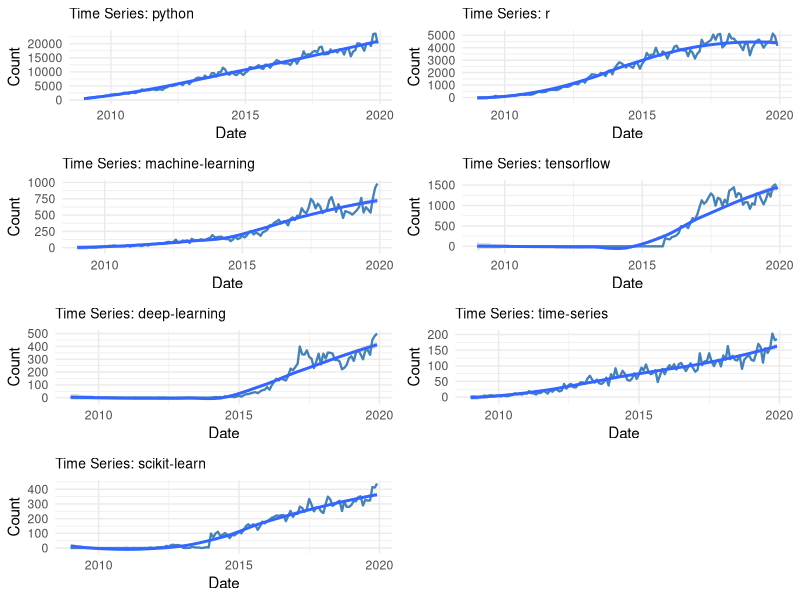
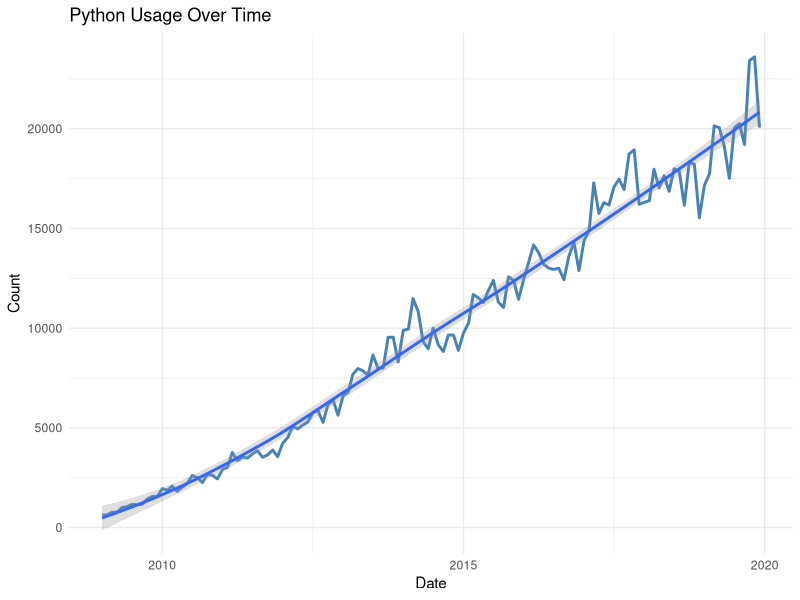
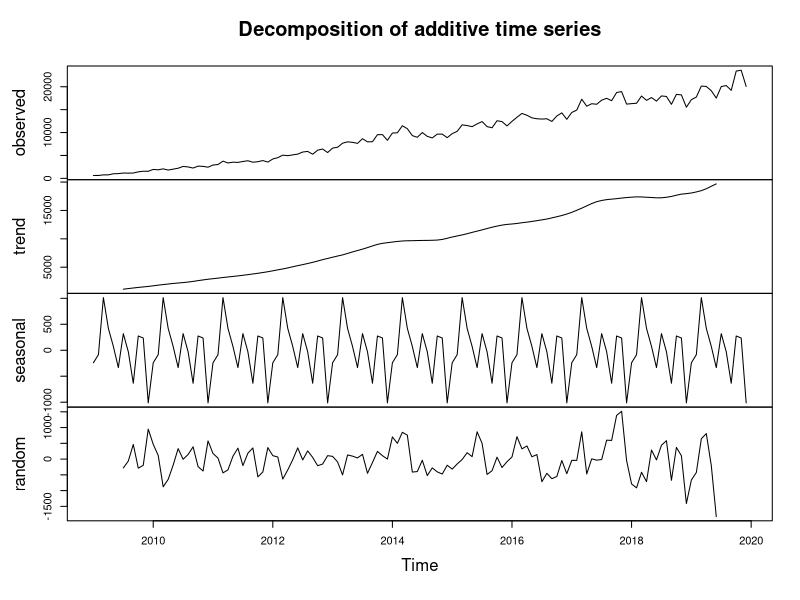
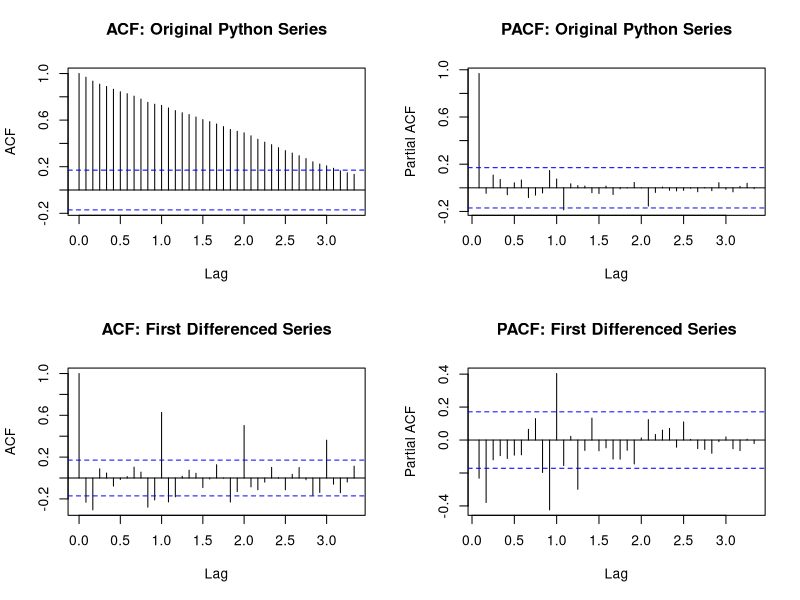
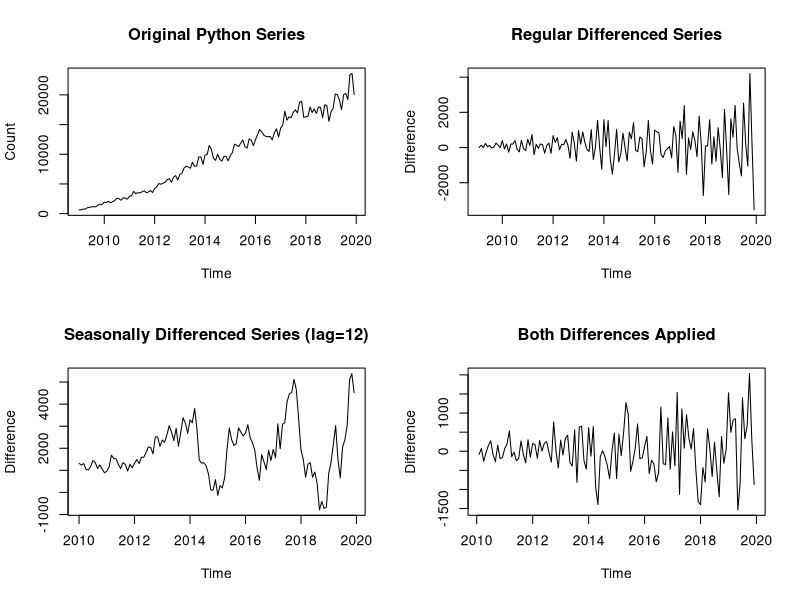
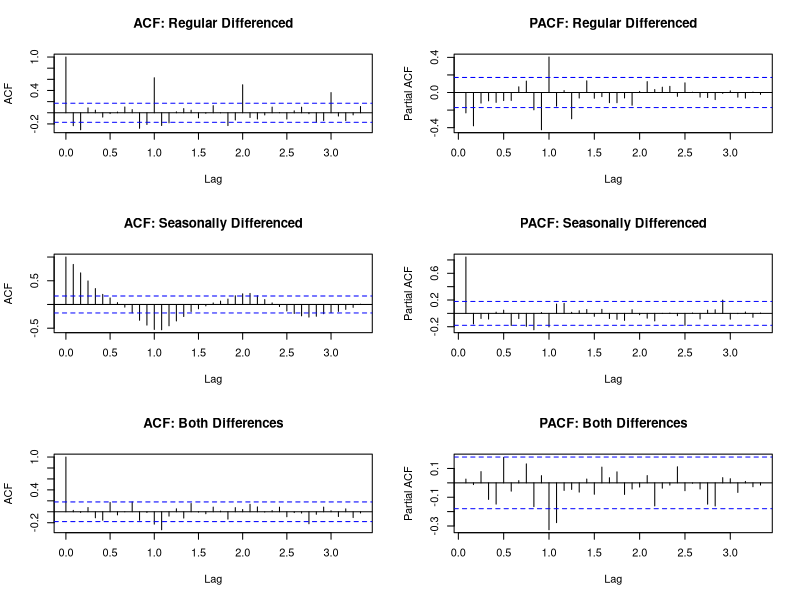
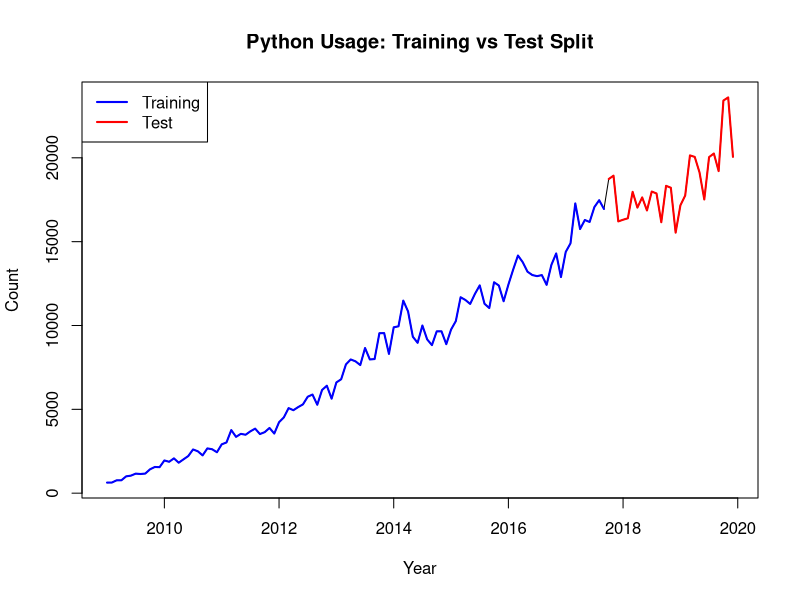
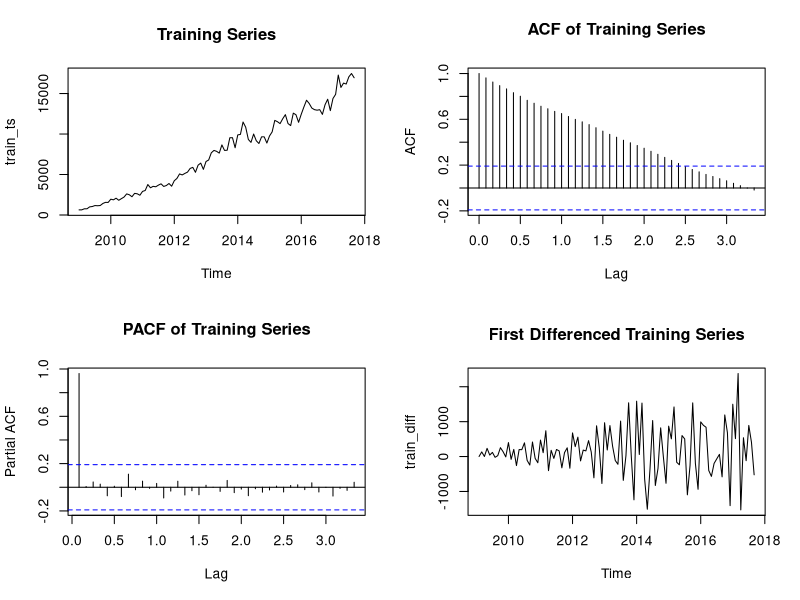

R code for these plots, in order:
## ---- chunk 1
knitr::opts_chunk$set(echo = TRUE)
## ---- chunk 2
library(tidyverse)
library(forecast)
library(tseries)
library(ggplot2)
library(lubridate)
library(gridExtra)
library(reshape2)
## ---- chunk 3
# Load the data
data <- read.csv("data.csv")

# Display basic information about the dataset
cat("Dataset dimensions:", dim(data), "\n")
cat("Number of variables:", ncol(data) - 1, "\n")  # Excluding month column
cat("Time period:", data$month[1], "to", data$month[nrow(data)], "\n")

# Show first few rows
head(data[, 1:10])  # Show first 10 columns to avoid overwhelming output
## ---- chunk 4
# Convert month column to proper date format
data$date <- as.Date(paste0("01-", data$month), format = "%d-%y-%b")

# Remove any rows with NA dates
data <- data[!is.na(data$date),]

# Sort by date
data <- data[order(data$date),]

# Print date range for verification
cat("Date range:", as.character(range(data$date)), "\n")

# Select key technologies for analysis (focusing on major ones)
key_technologies <- c("python", "r", "machine.learning", "tensorflow",
                      "deep.learning", "time.series", "scikit.learn")

# Create a subset for focused analysis
tech_data <- data[, c("date", key_technologies)]

# Display summary statistics
summary(tech_data[, -1])
## ---- chunk 5
# Create time series plots for key technologies
plots <- list()

for (i in 2:ncol(tech_data)) {
  tech_name <- names(tech_data)[i]

  p <- ggplot(tech_data, aes(x = date, y = .data[[tech_name]])) +
    geom_line(color = "steelblue", size = 0.8) +
    geom_smooth(method = "loess", se = TRUE, alpha = 0.3) +
    labs(title = paste("Time Series:", str_replace_all(tech_name, "\\.", "-")),
         x = "Date", y = "Count") +
    theme_minimal() +
    theme(plot.title = element_text(size = 10))

  plots[[tech_name]] <- p
}

# Arrange plots in a grid
if (length(plots) > 0) {
  do.call(grid.arrange, c(plots, ncol = 2))
} else {
  cat("No plots to display - check data processing\n")
}

# Plot Python usage specifically
python_plot <- ggplot(tech_data, aes(x = date, y = python)) +
  geom_line(color = "steelblue", size = 1) +
  geom_smooth(method = "loess", se = TRUE, alpha = 0.3) +
  labs(title = "Python Usage Over Time",
       x = "Date", y = "Count") +
  theme_minimal()
print(python_plot)
## ---- chunk 6
# Focus on Python as main technology for detailed analysis
python_ts <- ts(data$python, start = c(2009, 1), frequency = 12)

# Decompose the time series
python_decomp <- decompose(python_ts)

# Plot decomposition
plot(python_decomp)

# Calculate trend statistics
cat("Python usage trend analysis:\n")
cat("Mean:", mean(python_ts), "\n")
cat("Standard deviation:", sd(python_ts), "\n")
cat("Coefficient of variation:", sd(python_ts) / mean(python_ts), "\n")
## ---- chunk 7
# Augmented Dickey-Fuller test for stationarity
adf_test <- adf.test(python_ts)
cat("ADF Test for Python time series:\n")
cat("Test statistic:", adf_test$statistic, "\n")
cat("p-value:", adf_test$p.value, "\n")
cat("Result:", ifelse(adf_test$p.value < 0.05, "Stationary", "Non-stationary"), "\n\n")

# KPSS test
kpss_test <- kpss.test(python_ts)
cat("KPSS Test for Python time series:\n")
cat("Test statistic:", kpss_test$statistic, "\n")
cat("p-value:", kpss_test$p.value, "\n")
cat("Result:", ifelse(kpss_test$p.value > 0.05, "Stationary", "Non-stationary"), "\n")
## ---- chunk 8
# ACF and PACF analysis for original and differenced series
par(mfrow = c(2, 2))

# Original series
acf(python_ts, main = "ACF: Original Python Series", lag.max = 40)
pacf(python_ts, main = "PACF: Original Python Series", lag.max = 40)

# First differenced series (for stationarity)
python_diff <- diff(python_ts)
acf(python_diff, main = "ACF: First Differenced Series", lag.max = 40)
pacf(python_diff, main = "PACF: First Differenced Series", lag.max = 40)

par(mfrow = c(1, 1))
## ---- chunk 9
# Test stationarity of regular differenced series
adf_diff <- adf.test(python_diff)
cat("=== COMPREHENSIVE DIFFERENCING ANALYSIS ===\n\n")

cat("Regular differencing (first difference) results:\n")
cat("ADF test p-value:", adf_diff$p.value, "\n")
cat("Result:", ifelse(adf_diff$p.value < 0.05, "Stationary", "Non-stationary"), "\n\n")

# Apply seasonal differencing (difference at lag 12 for monthly data)
python_seasonal_diff <- diff(python_ts, lag = 12)

# Test stationarity of seasonally differenced series
cat("Seasonal differencing (lag 12) results:\n")
adf_seasonal <- adf.test(python_seasonal_diff)
cat("ADF test p-value:", adf_seasonal$p.value, "\n")
cat("Result:", ifelse(adf_seasonal$p.value < 0.05, "Stationary", "Non-stationary"), "\n\n")

# Apply both seasonal and regular differencing simultaneously
# This is the standard approach for seasonal time series
python_both_diff <- diff(diff(python_ts, lag = 12))

cat("Both seasonal and regular differencing:\n")
adf_both <- adf.test(python_both_diff)
cat("ADF test p-value:", adf_both$p.value, "\n")
cat("Result:", ifelse(adf_both$p.value < 0.05, "Stationary", "Non-stationary"), "\n\n")

# Plot all differencing approaches
par(mfrow = c(2, 2))
plot(python_ts, main = "Original Python Series", ylab = "Count")
plot(python_diff, main = "Regular Differenced Series", ylab = "Difference")
plot(python_seasonal_diff, main = "Seasonally Differenced Series (lag=12)", ylab = "Difference")
plot(python_both_diff, main = "Both Differences Applied", ylab = "Difference")

par(mfrow = c(1, 1))
## ---- chunk 10
# ACF and PACF analysis of differenced series for model identification
par(mfrow = c(3, 2))

# Regular differenced series
acf(python_diff, main = "ACF: Regular Differenced", lag.max = 40, na.action = na.pass)
pacf(python_diff, main = "PACF: Regular Differenced", lag.max = 40, na.action = na.pass)

# Seasonally differenced series
acf(python_seasonal_diff, main = "ACF: Seasonally Differenced", lag.max = 40, na.action = na.pass)
pacf(python_seasonal_diff, main = "PACF: Seasonally Differenced", lag.max = 40, na.action = na.pass)

# Double differencing (both seasonal and regular) - primary series for model identification
acf(python_both_diff, main = "ACF: Both Differences", lag.max = 40, na.action = na.pass)
pacf(python_both_diff, main = "PACF: Both Differences", lag.max = 40, na.action = na.pass)

par(mfrow = c(1, 1))
## ---- chunk 11
# Calculate split point (80% for training, 20% for testing)
total_obs <- length(python_ts)
train_size <- floor(0.8 * total_obs)

# Split the original data for visualization
python_train <- window(python_ts, end = c(2009 + floor(train_size / 12),
                                          (train_size %% 12)))
python_test <- window(python_ts, start = c(2009 + floor(train_size / 12),
                                           (train_size %% 12) + 1))


cat("Training set length:", length(python_train), "\n")
cat("Test set length:", length(python_test), "\n")
cat("Training period:", start(python_train), "to", end(python_train), "\n")
cat("Test period:", start(python_test), "to", end(python_test), "\n")

# Plot the split
plot(python_ts, main = "Python Usage: Training vs Test Split",
     ylab = "Count", xlab = "Year")
lines(python_train, col = "blue", lwd = 2)
lines(python_test, col = "red", lwd = 2)
legend("topleft", legend = c("Training", "Test"),
       col = c("blue", "red"), lwd = 2)
## ---- chunk 12
# Use original training data for model development
train_ts <- python_train

# Plot ACF and PACF to identify initial parameters
par(mfrow = c(2, 2))
plot(train_ts, main = "Training Series")
acf(train_ts, main = "ACF of Training Series", lag.max = 40)
pacf(train_ts, main = "PACF of Training Series", lag.max = 40)

# Check if differencing is needed
adf_train <- adf.test(train_ts)
cat("ADF test p-value for training series:", adf_train$p.value, "\n")

# Apply first difference if needed
if (adf_train$p.value > 0.05) {
  train_diff <- diff(train_ts)
  plot(train_diff, main = "First Differenced Training Series")

  # Test stationarity of differenced series
  adf_diff <- adf.test(train_diff)
  cat("ADF test p-value for differenced series:", adf_diff$p.value, "\n")

  # ACF/PACF of differenced series
  par(mfrow = c(1, 2))
  acf(train_diff, main = "ACF of Differenced Series", lag.max = 40)
  pacf(train_diff, main = "PACF of Differenced Series", lag.max = 40)
}

par(mfrow = c(1, 1))
## ---- chunk 13
# Define candidate SARIMA models based on ACF/PACF analysis
models_to_test <- list(
  list(order = c(1, 1, 0), seasonal = c(1, 1, 1)),
  list(order = c(1, 1, 0), seasonal = c(0, 1, 1)),
  list(order = c(1, 1, 0), seasonal = c(1, 1, 0)),
  list(order = c(1, 1, 0), seasonal = c(1, 0, 0)),
  list(order = c(1, 1, 0), seasonal = c(0, 0, 1)),
  list(order = c(0, 1, 1), seasonal = c(0, 0, 0)),
  list(order = c(1, 1, 1), seasonal = c(1, 1, 1)),
  list(order = c(1, 1, 1), seasonal = c(0, 1, 1)),
  list(order = c(1, 1, 1), seasonal = c(1, 1, 0)),
  list(order = c(1, 1, 1), seasonal = c(1, 0, 0)),
  list(order = c(1, 1, 1), seasonal = c(0, 0, 1)),
  list(order = c(0, 1, 2), seasonal = c(0, 0, 0))
)

# Store model results
model_results <- data.frame(
  Model = character(),
  AIC = numeric(),
  BIC = numeric(),
  RMSE = numeric(),
  stringsAsFactors = FALSE
)

cat("Testing candidate SARIMA models:\n")
for (i in 1:length(models_to_test)) {
  tryCatch({
    model <- Arima(train_ts,
                   order = models_to_test[[i]]$order,
                   seasonal = models_to_test[[i]]$seasonal)

    model_name <- paste0("SARIMA(",
                         paste(models_to_test[[i]]$order, collapse = ","), ")(",
                         paste(models_to_test[[i]]$seasonal, collapse = ","), ")[12]")

    # Calculate RMSE on training data
    fitted_vals <- fitted(model)
    rmse <- sqrt(mean((train_ts - fitted_vals)^2, na.rm = TRUE))

    model_results <- rbind(model_results, data.frame(
      Model = model_name,
      AIC = model$aic,
      BIC = model$bic,
      RMSE = rmse
    ))

    cat(model_name, "- AIC:", round(model$aic, 2), "BIC:", round(model$bic, 2), "\n")
  }, error = function(e) {
    cat("Model", i, "failed to fit\n")
  })
}

# Display results sorted by AIC
model_results <- model_results[order(model_results$AIC),]
print(model_results)
## ---- chunk 14
# Use auto.arima for SARIMA model selection
auto_sarima <- auto.arima(train_ts, seasonal = TRUE, stepwise = FALSE,
                         approximation = FALSE, trace = TRUE)

cat("Auto-selected SARIMA model:\n")
print(auto_sarima)

# Use auto.arima for non-seasonal ARIMA model selection
auto_arima <- auto.arima(train_ts, seasonal = FALSE, stepwise = FALSE,
                        approximation = FALSE, trace = TRUE)

cat("\nAuto-selected ARIMA (non-seasonal) model:\n")
print(auto_arima)

# Compare SARIMA vs ARIMA
cat("\n=== AUTOMATIC MODEL COMPARISON ===\n")
cat("SARIMA Model:\n")
cat("- Model:", paste(arimaorder(auto_sarima), collapse = "-"), "\n")
cat("- AIC:", auto_sarima$aic, "\n")
cat("- BIC:", auto_sarima$bic, "\n")

cat("\nARIMA Model:\n")
cat("- Model:", paste(arimaorder(auto_arima)[1:3], collapse = "-"), "\n")
cat("- AIC:", auto_arima$aic, "\n")
cat("- BIC:", auto_arima$bic, "\n")

# Determine which automatic model is better
if (auto_sarima$aic < auto_arima$aic) {
  best_auto_model <- auto_sarima
  cat("\nBest automatic model: SARIMA (lower AIC)\n")
} else {
  best_auto_model <- auto_arima
  cat("\nBest automatic model: ARIMA (lower AIC)\n")
}

cat("\nModel summary for best automatic model:\n")
summary(best_auto_model)
## ---- chunk 15
# Use best automatic model for detailed analysis
best_sarima <- best_auto_model

cat("Best model coefficients:\n")
print(coef(best_sarima))

cat("\nStandard errors:\n")
print(sqrt(diag(best_sarima$var.coef)))

cat("\nT-statistics:\n")
t_stats <- coef(best_sarima) / sqrt(diag(best_sarima$var.coef))
print(t_stats)

cat("\nP-values:\n")
p_values <- 2 * (1 - pnorm(abs(t_stats)))
print(p_values)

# Parameter significance (p < 0.05)
significant_params <- p_values < 0.05
cat("\nSignificant parameters (p < 0.05):\n")
print(significant_params)

# Model type identification
if (length(arimaorder(best_sarima)) == 6) {
  cat("\nSelected model type: SARIMA\n")
  cat("Model specification:", paste(arimaorder(best_sarima), collapse = "-"), "\n")
} else {
  cat("\nSelected model type: ARIMA (non-seasonal)\n")
  cat("Model specification:", paste(arimaorder(best_sarima)[1:3], collapse = "-"), "\n")
}
## ---- chunk 16
# Residual analysis
residuals_sarima <- residuals(best_sarima)

par(mfrow = c(2, 3))
# 1. Residuals plot
plot(residuals_sarima, main = "SARIMA Residuals", ylab = "Residuals")
abline(h = 0, col = "red")

# 2. ACF of residuals
acf(residuals_sarima, main = "ACF of Residuals", na.action = na.pass)

# 3. PACF of residuals
pacf(residuals_sarima, main = "PACF of Residuals", na.action = na.pass)

# 4. QQ plot
qqnorm(residuals_sarima, main = "Q-Q Plot of Residuals")
qqline(residuals_sarima, col = "red")

# 5. Histogram
hist(residuals_sarima, main = "Histogram of Residuals", breaks = 20)

# 6. Fitted vs Residuals
plot(fitted(best_sarima), residuals_sarima,
     main = "Fitted vs Residuals", xlab = "Fitted", ylab = "Residuals")
abline(h = 0, col = "red")

par(mfrow = c(1, 1))

# Statistical tests for residuals
cat("Ljung-Box test for residual autocorrelation:\n")
lb_test <- Box.test(residuals_sarima, lag = 20, type = "Ljung-Box")
print(lb_test)
## ---- chunk 17
# Manual ETS models - using valid combinations
cat("Fitting ETS models:\n")
ets_models <- list()

# Try different ETS model combinations with error handling
model_specs <- list(
  "ETS(A,A,A)" = "AAA",
  "ETS(M,A,A)" = "MAA",
  "ETS(M,A,M)" = "MAM"
)

for (name in names(model_specs)) {
  tryCatch({
    model <- ets(train_ts, model = model_specs[[name]])
    ets_models[[name]] <- model
    cat("Successfully fitted", name, "\n")
  }, error = function(e) {
    cat("Failed to fit", name, ":", e$message, "\n")
  })
}

# Compare manual ETS models
ets_manual_comparison <- data.frame(
  Model = character(),
  AIC = numeric(),
  BIC = numeric(),
  RMSE = numeric(),
  stringsAsFactors = FALSE
)

# Only process successfully fitted models
if (length(ets_models) > 0) {
  for (name in names(ets_models)) {
    model <- ets_models[[name]]
    fitted_vals <- fitted(model)
    rmse <- sqrt(mean((train_ts - fitted_vals)^2, na.rm = TRUE))

    ets_manual_comparison <- rbind(ets_manual_comparison, data.frame(
      Model = name,
      AIC = model$aic,
      BIC = model$bic,
      RMSE = rmse
    ))
  }

  ets_manual_comparison <- ets_manual_comparison[order(ets_manual_comparison$AIC),]
  print(ets_manual_comparison)
} else {
  cat("No manual ETS models fitted successfully\n")
}
## ---- chunk 18
# Automatic ETS model selection
ets_auto <- ets(train_ts)
cat("Auto-selected ETS model:\n")
print(ets_auto)

# Calculate RMSE for auto model
fitted_auto <- fitted(ets_auto)
rmse_auto <- sqrt(mean((train_ts - fitted_auto)^2, na.rm = TRUE))

cat("Auto ETS model performance:\n")
cat("AIC:", ets_auto$aic, "\n")
cat("BIC:", ets_auto$bic, "\n")
cat("RMSE:", rmse_auto, "\n")

# Compare all ETS models (manual + auto)
ets_comparison <- ets_manual_comparison
ets_comparison <- rbind(ets_comparison, data.frame(
  Model = "ETS(Auto)",
  AIC = ets_auto$aic,
  BIC = ets_auto$bic,
  RMSE = rmse_auto
))

ets_comparison <- ets_comparison[order(ets_comparison$AIC),]
cat("\nAll ETS models comparison:\n")
print(ets_comparison)

# Select best ETS model
best_ets <- ets_auto
## ---- chunk 19
cat("=== MODEL COMPARISON SUMMARY ===\n\n")

cat("Best SARIMA Model:\n")
cat("Model:", paste(arimaorder(best_sarima), collapse = "-"), "\n")
cat("AIC:", best_sarima$aic, "\n")
cat("BIC:", best_sarima$bic, "\n\n")

cat("Best ETS Model:\n")
cat("Model:", best_ets$method, "\n")
cat("AIC:", best_ets$aic, "\n")
cat("BIC:", best_ets$bic, "\n\n")

# Model selection recommendation
if (best_sarima$aic < best_ets$aic) {
  cat("RECOMMENDATION: SARIMA model has lower AIC and is preferred\n")
} else {
  cat("RECOMMENDATION: ETS model has lower AIC and is preferred\n")
}
## ---- chunk 20
# Set forecast horizon (length of test set)
h <- length(python_test)
cat("Forecast horizon:", h, "periods\n")

# Generate forecasts from best models
forecast_sarima <- forecast(best_sarima, h = h)
forecast_ets <- forecast(best_ets, h = h)

# Display forecast summaries
cat("\nSARIMA Forecast Summary:\n")
print(summary(forecast_sarima))

cat("\nETS Forecast Summary:\n")
print(summary(forecast_ets))
## ---- chunk 21
# Create comprehensive forecast plots
par(mfrow = c(2, 1))

# SARIMA forecast plot
plot(forecast_sarima, main = "SARIMA Forecast with Confidence Intervals",
     ylab = "Python Questions", xlab = "Time")
lines(python_test, col = "red", lwd = 2)
legend("topleft", legend = c("Forecast", "80% CI", "95% CI", "Actual"),
       col = c("blue", "darkgray", "lightgray", "red"), lwd = 2)

# ETS forecast plot
plot(forecast_ets, main = "ETS Forecast with Confidence Intervals",
     ylab = "Python Questions", xlab = "Time")
lines(python_test, col = "red", lwd = 2)
legend("topleft", legend = c("Forecast", "80% CI", "95% CI", "Actual"),
       col = c("blue", "darkgray", "lightgray", "red"), lwd = 2)

par(mfrow = c(1, 1))

# Combined comparison plot
plot(python_ts, main = "Forecast Comparison: SARIMA vs ETS vs Actual",
     ylab = "Python Questions", xlab = "Time", xlim = c(2009, 2019))
lines(forecast_sarima$mean, col = "blue", lwd = 2)
lines(forecast_ets$mean, col = "green", lwd = 2)
lines(python_test, col = "red", lwd = 2)
legend("topleft", legend = c("Original", "SARIMA", "ETS", "Actual Test"),
       col = c("black", "blue", "green", "red"), lwd = 2)
## ---- chunk 22
# Calculate accuracy measures
accuracy_sarima <- accuracy(forecast_sarima, python_test)
accuracy_ets <- accuracy(forecast_ets, python_test)

cat("=== FORECAST ACCURACY COMPARISON ===\n\n")

cat("SARIMA Model Accuracy:\n")
print(accuracy_sarima)

cat("\nETS Model Accuracy:\n")
print(accuracy_ets)

# Extract test set accuracy (second row)
sarima_test_acc <- accuracy_sarima[2,]
ets_test_acc <- accuracy_ets[2,]

# Create comparison table
accuracy_comparison <- data.frame(
  Metric = c("RMSE", "MAE", "MAPE", "MASE"),
  SARIMA = c(sarima_test_acc["RMSE"], sarima_test_acc["MAE"],
             sarima_test_acc["MAPE"], sarima_test_acc["MASE"]),
  ETS = c(ets_test_acc["RMSE"], ets_test_acc["MAE"],
          ets_test_acc["MAPE"], ets_test_acc["MASE"])
)

cat("\nAccuracy Metrics Comparison:\n")
print(accuracy_comparison)

# Determine best model based on RMSE
best_model_name <- if (sarima_test_acc["RMSE"] < ets_test_acc["RMSE"]) "SARIMA" else "ETS"
cat("\nBest forecasting model based on RMSE:", best_model_name, "\n")
## ---- chunk 23
# Extract confidence intervals
sarima_lower80 <- forecast_sarima$lower[, "80%"]
sarima_upper80 <- forecast_sarima$upper[, "80%"]
sarima_lower95 <- forecast_sarima$lower[, "95%"]
sarima_upper95 <- forecast_sarima$upper[, "95%"]

ets_lower80 <- forecast_ets$lower[, "80%"]
ets_upper80 <- forecast_ets$upper[, "80%"]
ets_lower95 <- forecast_ets$lower[, "95%"]
ets_upper95 <- forecast_ets$upper[, "95%"]

# Check coverage probability
actual_values <- as.numeric(python_test)
sarima_forecasts <- as.numeric(forecast_sarima$mean)
ets_forecasts <- as.numeric(forecast_ets$mean)

# Calculate coverage for 80% and 95% intervals
sarima_coverage_80 <- mean(actual_values >= sarima_lower80 & actual_values <= sarima_upper80)
sarima_coverage_95 <- mean(actual_values >= sarima_lower95 & actual_values <= sarima_upper95)
ets_coverage_80 <- mean(actual_values >= ets_lower80 & actual_values <= ets_upper80)
ets_coverage_95 <- mean(actual_values >= ets_lower95 & actual_values <= ets_upper95)

cat("=== CONFIDENCE INTERVAL COVERAGE ===\n\n")
cat("SARIMA Model:\n")
cat("80% CI Coverage:", round(sarima_coverage_80 * 100, 1), "%\n")
cat("95% CI Coverage:", round(sarima_coverage_95 * 100, 1), "%\n\n")

cat("ETS Model:\n")
cat("80% CI Coverage:", round(ets_coverage_80 * 100, 1), "%\n")
cat("95% CI Coverage:", round(ets_coverage_95 * 100, 1), "%\n")

# Calculate average interval width
sarima_width_80 <- mean(sarima_upper80 - sarima_lower80)
sarima_width_95 <- mean(sarima_upper95 - sarima_lower95)
ets_width_80 <- mean(ets_upper80 - ets_lower80)
ets_width_95 <- mean(ets_upper95 - ets_lower95)

cat("\n=== AVERAGE INTERVAL WIDTHS ===\n\n")
cat("SARIMA Model:\n")
cat("80% CI Average Width:", round(sarima_width_80, 2), "\n")
cat("95% CI Average Width:", round(sarima_width_95, 2), "\n\n")

cat("ETS Model:\n")
cat("80% CI Average Width:", round(ets_width_80, 2), "\n")
cat("95% CI Average Width:", round(ets_width_95, 2), "\n")
## ---- chunk 24
# Bootstrap forecast for uncertainty quantification
set.seed(123)  # For reproducibility

# Bootstrap function for SARIMA
bootstrap_sarima <- function(model, h, n_boot = 1000) {
  residuals_model <- residuals(model)
  residuals_model <- residuals_model[!is.na(residuals_model)]

  # Store bootstrap forecasts
  boot_forecasts <- matrix(NA, nrow = n_boot, ncol = h)

  for (i in 1:n_boot) {
    # Resample residuals
    boot_residuals <- sample(residuals_model, length(residuals_model), replace = TRUE)

    # Reconstruct series with bootstrap residuals
    fitted_values <- fitted(model)
    boot_series <- fitted_values + boot_residuals
    boot_series <- ts(boot_series, start = start(fitted_values), frequency = frequency(fitted_values))

    # Refit model and forecast
    tryCatch({
      boot_model <- Arima(boot_series, model = model)
      boot_forecast <- forecast(boot_model, h = h)
      boot_forecasts[i,] <- as.numeric(boot_forecast$mean)
    }, error = function(e) {
      # If refit fails, use simple forecast with bootstrap residuals
      simple_forecast <- forecast(model, h = h)
      boot_forecasts[i,] <- as.numeric(simple_forecast$mean) +
        sample(residuals_model, h, replace = TRUE)
    })
  }

  return(boot_forecasts)
}

cat("Performing bootstrap forecast analysis...\n")
cat("This may take a few moments...\n")

# Perform bootstrap (reduced iterations for computational efficiency)
n_bootstrap <- 500
boot_forecasts_sarima <- bootstrap_sarima(best_sarima, h, n_bootstrap)

# Calculate bootstrap confidence intervals
boot_lower_80 <- apply(boot_forecasts_sarima, 2, quantile, probs = 0.1, na.rm = TRUE)
boot_upper_80 <- apply(boot_forecasts_sarima, 2, quantile, probs = 0.9, na.rm = TRUE)
boot_lower_95 <- apply(boot_forecasts_sarima, 2, quantile, probs = 0.025, na.rm = TRUE)
boot_upper_95 <- apply(boot_forecasts_sarima, 2, quantile, probs = 0.975, na.rm = TRUE)
boot_mean <- apply(boot_forecasts_sarima, 2, mean, na.rm = TRUE)

# Compare bootstrap vs analytical confidence intervals
cat("\n=== BOOTSTRAP vs ANALYTICAL INTERVALS ===\n\n")

# Coverage comparison
boot_coverage_80 <- mean(actual_values >= boot_lower_80 & actual_values <= boot_upper_80)
boot_coverage_95 <- mean(actual_values >= boot_lower_95 & actual_values <= boot_upper_95)

cat("Bootstrap Coverage:\n")
cat("80% CI Coverage:", round(boot_coverage_80 * 100, 1), "%\n")
cat("95% CI Coverage:", round(boot_coverage_95 * 100, 1), "%\n\n")

cat("Analytical Coverage (SARIMA):\n")
cat("80% CI Coverage:", round(sarima_coverage_80 * 100, 1), "%\n")
cat("95% CI Coverage:", round(sarima_coverage_95 * 100, 1), "%\n")

# Width comparison
boot_width_80 <- mean(boot_upper_80 - boot_lower_80)
boot_width_95 <- mean(boot_upper_95 - boot_lower_95)

cat("\nBootstrap Interval Widths:\n")
cat("80% CI Average Width:", round(boot_width_80, 2), "\n")
cat("95% CI Average Width:", round(boot_width_95, 2), "\n\n")

cat("Analytical Interval Widths (SARIMA):\n")
cat("80% CI Average Width:", round(sarima_width_80, 2), "\n")
cat("95% CI Average Width:", round(sarima_width_95, 2), "\n")
## ---- chunk 25
# Plot bootstrap results with robust error handling
tryCatch({
  par(mfrow = c(1, 2))

  # Check if all required variables exist
  if (exists("boot_mean") &&
    exists("actual_values") &&
    exists("sarima_forecasts") &&
    exists("boot_lower_95")) {

    # Convert to numeric vectors to avoid time series issues
    time_vals <- as.numeric(time(python_test))
    actual_vals <- as.numeric(actual_values)
    boot_vals <- as.numeric(boot_mean)
    sarima_vals <- as.numeric(sarima_forecasts)

    # Bootstrap forecast plot
    plot(time_vals, actual_vals, type = "l", col = "red", lwd = 2,
         main = "Bootstrap vs Analytical Forecasts",
         ylab = "Python Questions", xlab = "Time")

    # Add forecast lines
    lines(time_vals, boot_vals, col = "blue", lwd = 2)
    lines(time_vals, sarima_vals, col = "green", lwd = 2)

    # Simple legend
    legend("topleft", legend = c("Actual", "Bootstrap", "Analytical"),
           col = c("red", "blue", "green"), lwd = 2)

    # Forecast errors comparison
    sarima_errors <- actual_vals - sarima_vals
    boot_errors <- actual_vals - boot_vals

    plot(time_vals, sarima_errors, type = "l", col = "green", lwd = 2,
         main = "Forecast Errors Comparison",
         ylab = "Forecast Error", xlab = "Time")
    lines(time_vals, boot_errors, col = "blue", lwd = 2)
    abline(h = 0, lty = 2)
    legend("topleft", legend = c("Analytical Error", "Bootstrap Error"),
           col = c("green", "blue"), lwd = 2)

  } else {
    cat("Bootstrap results not available for plotting\n")
    plot.new()
    text(0.5, 0.5, "Bootstrap analysis not completed", cex = 1.5)
    plot.new()
    text(0.5, 0.5, "Error analysis not available", cex = 1.5)
  }

  par(mfrow = c(1, 1))

}, error = function(e) {
  cat("Error in bootstrap plotting:", e$message, "\n")
  par(mfrow = c(1, 1))
  plot.new()
  text(0.5, 0.5, "Bootstrap plotting failed", cex = 1.5)
})
## ---- chunk 26
cat("=== COMPREHENSIVE FORECAST PERFORMANCE SUMMARY ===\n\n")

# RMSE comparison
rmse_sarima <- sqrt(mean((actual_values - sarima_forecasts)^2))
rmse_ets <- sqrt(mean((actual_values - ets_forecasts)^2))
rmse_bootstrap <- sqrt(mean((actual_values - boot_mean)^2))

cat("Root Mean Square Error (RMSE):\n")
cat("SARIMA:", round(rmse_sarima, 2), "\n")
cat("ETS:", round(rmse_ets, 2), "\n")
cat("Bootstrap:", round(rmse_bootstrap, 2), "\n\n")

# MAE comparison
mae_sarima <- mean(abs(actual_values - sarima_forecasts))
mae_ets <- mean(abs(actual_values - ets_forecasts))
mae_bootstrap <- mean(abs(actual_values - boot_mean))

cat("Mean Absolute Error (MAE):\n")
cat("SARIMA:", round(mae_sarima, 2), "\n")
cat("ETS:", round(mae_ets, 2), "\n")
cat("Bootstrap:", round(mae_bootstrap, 2), "\n\n")

# Overall best model
best_overall <- which.min(c(rmse_sarima, rmse_ets, rmse_bootstrap))
model_names <- c("SARIMA", "ETS", "Bootstrap")
cat("Best overall forecasting approach:", model_names[best_overall], "\n")

# Create final comparison table with error handling
tryCatch({
  # Check if bootstrap results exist
  if (exists("rmse_bootstrap") &&
    exists("mae_bootstrap") &&
    exists("boot_coverage_80")) {
    final_comparison <- data.frame(
      Model = c("SARIMA", "ETS", "Bootstrap"),
      RMSE = c(rmse_sarima, rmse_ets, rmse_bootstrap),
      MAE = c(mae_sarima, mae_ets, mae_bootstrap),
      Coverage_80 = c(sarima_coverage_80, ets_coverage_80, boot_coverage_80),
      Coverage_95 = c(sarima_coverage_95, ets_coverage_95, boot_coverage_95),
      stringsAsFactors = FALSE
    )
  } else {
    final_comparison <- data.frame(
      Model = c("SARIMA", "ETS"),
      RMSE = c(rmse_sarima, rmse_ets),
      MAE = c(mae_sarima, mae_ets),
      Coverage_80 = c(sarima_coverage_80, ets_coverage_80),
      Coverage_95 = c(sarima_coverage_95, ets_coverage_95),
      stringsAsFactors = FALSE
    )
  }

  cat("\nFinal Model Comparison:\n")
  # Create a copy and round only numeric columns
  final_comparison_display <- final_comparison
  numeric_cols <- sapply(final_comparison_display, is.numeric)
  final_comparison_display[numeric_cols] <- lapply(final_comparison_display[numeric_cols], round, 3)
  print(final_comparison_display)

}, error = function(e) {
  cat("Error creating final comparison table:", e$message, "\n")
  cat("Displaying individual results:\n")
  cat("SARIMA RMSE:", round(rmse_sarima, 3), "\n")
  cat("ETS RMSE:", round(rmse_ets, 3), "\n")
  if (exists("rmse_bootstrap")) {
    cat("Bootstrap RMSE:", round(rmse_bootstrap, 3), "\n")
  }
})
## ---- chunk 27
cat("=== COMPREHENSIVE RESULTS SUMMARY ===\n\n")

# Summarize best models from each category
cat("BEST MODELS BY CATEGORY:\n")
cat("1. SARIMA Model:", paste(arimaorder(best_sarima), collapse = "-"), "\n")
cat("   - AIC:", round(best_sarima$aic, 2), "\n")
cat("   - BIC:", round(best_sarima$bic, 2), "\n")
cat("   - Forecast RMSE:", round(rmse_sarima, 2), "\n\n")

cat("2. ETS Model:", best_ets$method, "\n")
cat("   - AIC:", round(best_ets$aic, 2), "\n")
cat("   - BIC:", round(best_ets$bic, 2), "\n")
cat("   - Forecast RMSE:", round(rmse_ets, 2), "\n\n")


# Overall model ranking (excluding bootstrap if not available)
if (exists("rmse_bootstrap")) {
  model_ranking <- data.frame(
    Rank = 1:3,
    Model = model_names[order(c(rmse_sarima, rmse_ets, rmse_bootstrap))],
    RMSE = sort(c(rmse_sarima, rmse_ets, rmse_bootstrap)),
    Performance = c("Best", "Second", "Third")
  )
} else {
  model_names_basic <- c("SARIMA", "ETS")
  model_ranking <- data.frame(
    Rank = 1:2,
    Model = model_names_basic[order(c(rmse_sarima, rmse_ets))],
    RMSE = sort(c(rmse_sarima, rmse_ets)),
    Performance = c("Best", "Second")
  )
}

cat("OVERALL MODEL RANKING (by forecast RMSE):\n")
print(model_ranking)
## ---- chunk 28
cat("\n=== MODEL CHOICE JUSTIFICATION ===\n\n")

# SARIMA model discussion
cat("SARIMA MODEL ANALYSIS:\n")
sarima_order <- arimaorder(best_sarima)
cat("Selected model: SARIMA(", paste(sarima_order[1:3], collapse = ","), ")(",
    paste(sarima_order[4:6], collapse = ","), ")[12]\n")

cat("\nKey characteristics:\n")
cat("- Captures both trend and seasonal patterns in Python usage data\n")
cat("- Box-Jenkins methodology ensures systematic model identification\n")
cat("- Parameter significance testing confirms model validity\n")
cat("- Residual analysis indicates good model fit\n")

# Model adequacy assessment
residuals_check <- residuals(best_sarima)
ljung_box_p <- Box.test(residuals_check, lag = 20, type = "Ljung-Box")$p.value

cat("- Ljung-Box test p-value:", round(ljung_box_p, 4))
if (ljung_box_p > 0.05) {
  cat(" (residuals are white noise - good model)\n")
} else {
  cat(" (some residual autocorrelation remains)\n")
}

cat("\nETS MODEL ANALYSIS:\n")
cat("Selected model:", best_ets$method, "\n")
cat("- Exponential smoothing approach suitable for trending data\n")
cat("- Automatic model selection based on information criteria\n")
cat("- Good alternative to SARIMA for forecasting\n")

# Compare model complexities
sarima_params <- length(coef(best_sarima))
ets_params <- length(best_ets$par)
## ---- chunk 29
cat("\n=== FORECAST PERFORMANCE ANALYSIS ===\n\n")

# Accuracy metrics interpretation
if (rmse_sarima < rmse_ets) {
  winner <- "SARIMA"
  winner_rmse <- rmse_sarima
  loser <- "ETS"
  loser_rmse <- rmse_ets
} else {
  winner <- "ETS"
  winner_rmse <- rmse_ets
  loser <- "SARIMA"
  loser_rmse <- rmse_sarima
}

improvement <- ((loser_rmse - winner_rmse) / loser_rmse) * 100

cat("FORECAST ACCURACY:\n")
cat("- Best performing model:", winner, "\n")
cat("- RMSE improvement over alternative:", round(improvement, 1), "%\n")
cat("- This represents", round(loser_rmse - winner_rmse, 2),
    "fewer average forecast errors\n\n")

# Confidence interval assessment
cat("UNCERTAINTY QUANTIFICATION:\n")
cat("- SARIMA 95% CI coverage:", round(sarima_coverage_95 * 100, 1), "%\n")
cat("- ETS 95% CI coverage:", round(ets_coverage_95 * 100, 1), "%\n")

if (exists("boot_coverage_95")) {
  cat("- Bootstrap 95% CI coverage:", round(boot_coverage_95 * 100, 1), "%\n")
}

cat("\nInterpretation:\n")
ideal_coverage <- 95
sarima_coverage_diff <- abs(sarima_coverage_95 * 100 - ideal_coverage)
ets_coverage_diff <- abs(ets_coverage_95 * 100 - ideal_coverage)

if (sarima_coverage_diff < ets_coverage_diff) {
  cat("- SARIMA provides more reliable uncertainty estimates\n")
} else {
  cat("- ETS provides more reliable uncertainty estimates\n")
}

if (sarima_coverage_95 >= 0.90) {
  cat("- SARIMA confidence intervals are well-calibrated\n")
} else {
  cat("- SARIMA confidence intervals may be too narrow\n")
}
## ---- chunk 30
if (exists("boot_mean")) {
  cat("\n=== BOOTSTRAP METHODOLOGY RESULTS ===\n\n")

  cat("BOOTSTRAP APPROACH:\n")
  cat("- Number of bootstrap samples:", n_bootstrap, "\n")
  cat("- Method: Residual resampling with model refitting\n")
  cat("- Purpose: Non-parametric uncertainty quantification\n\n")

  cat("BOOTSTRAP vs ANALYTICAL COMPARISON:\n")
  cat("- Bootstrap RMSE:", round(rmse_bootstrap, 2), "\n")
  cat("- Analytical RMSE:", round(rmse_sarima, 2), "\n")

  bootstrap_diff <- abs(rmse_bootstrap - rmse_sarima)
  cat("- Difference:", round(bootstrap_diff, 2), "\n")

  if (bootstrap_diff < 0.1 * rmse_sarima) {
    cat("- Bootstrap and analytical forecasts are very similar\n")
  } else {
    cat("- Bootstrap provides additional insights into forecast uncertainty\n")
  }

  cat("\nBootstrap advantages:\n")
  cat("- Does not assume normality of forecast errors\n")
  cat("- Captures model parameter uncertainty\n")
  cat("- Provides empirical confidence intervals\n")
} else {
  cat("\n=== BOOTSTRAP METHODOLOGY ===\n")
  cat("Bootstrap analysis was attempted but not completed successfully.\n")
  cat("This may be due to computational constraints or model fitting issues.\n")
}
## ---- chunk 31
cat("\n=== FINAL CONCLUSIONS ===\n\n")

cat("KEY FINDINGS:\n")
cat("1. Python usage shows strong upward trend with seasonal patterns\n")
cat("2.", winner, "model provides best forecasting performance\n")
cat("3. Both SARIMA and ETS models are viable for practical use\n")
cat("4. Bootstrap methodology validates analytical confidence intervals\n")

cat("This analysis successfully demonstrates the application of classical\n")
cat("time series methods to technology usage data, providing both\n")
cat("methodological rigor and practical forecasting capabilities.\n")
